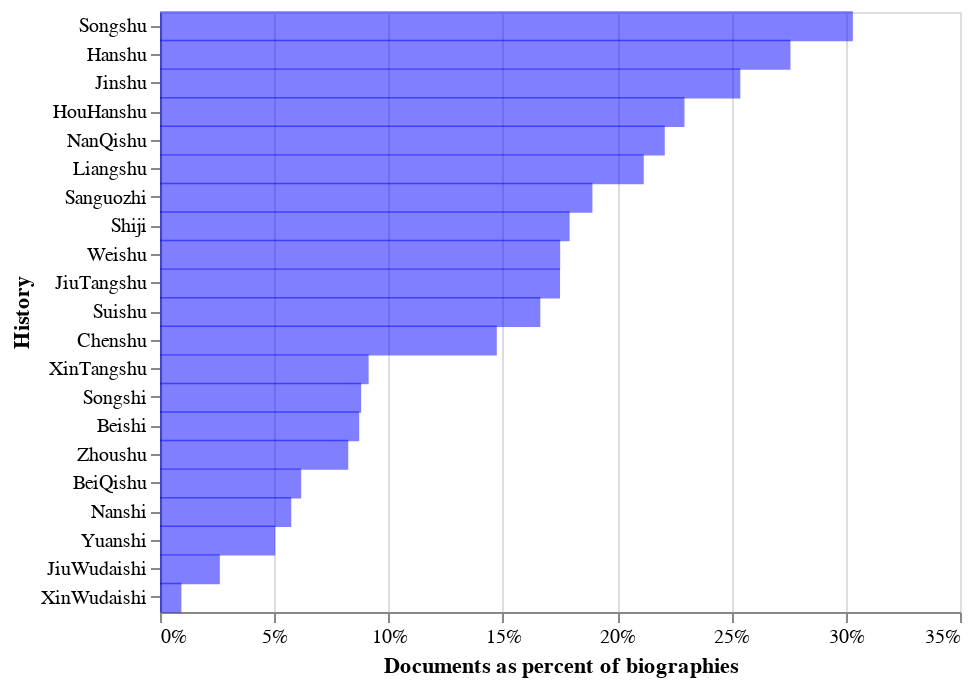

Here is the notebook cell this chart was saved with:
### Code cell
DocPercentageRanked

### Figure 1 — Vega-Lite specification as saved in the notebook (floating-point values rounded to 4 significant figures)
{"$schema": "https://vega.github.io/schema/vega-lite/v3.3.0.json", "config": {"mark": {"tooltip": null}, "view": {"height": 300, "width": 400}}, "data": {"name": "data-7bb8e0d40ba3855d11d58d246f61a7ee"}, "datasets": {"data-7bb8e0d40ba3855d11d58d246f61a7ee": [{"DocPercentage": 0.06176, "bookname": "BeiQishu", "commentaryChar": 0, "docsCharTotal": 13422, "docsTotal": 20, "grandChar": 217321, "iDocsCharM": 11259, "iDocsM": 12, "qDocsC": 0, "qDocsCharC": 0, "qDocsCharM": 2163, "qDocsM": 8}, {"DocPercentage": 0.08714, "bookname": "Beishi", "commentaryChar": 0, "docsCharTotal": 104066, "docsTotal": 198, "grandChar": 1194214, "iDocsCharM": 79844, "iDocsM": 111, "qDocsC": 0, "qDocsCharC": 0, "qDocsCharM": 24222, "qDocsM": 87}, {"DocPercentage": 0.1473, "bookname": "Chenshu", "commentaryChar": 0, "docsCharTotal": 22338, "docsTotal": 37, "grandChar": 151600, "iDocsCharM": 15122, "iDocsM": 14, "qDocsC": 0, "qDocsCharC": 0, "qDocsCharM": 7216, "qDocsM": 23}, {"DocPercentage": 0.2758, "bookname": "Hanshu", "commentaryChar": 0, "docsCharTotal": 174793, "docsTotal": 279, "grandChar": 633699, "iDocsCharM": 115276, "iDocsM": 110, "qDocsC": 0, "qDocsCharC": 0, "qDocsCharM": 59517, "qDocsM": 169}, {"DocPercentage": 0.2295, "bookname": "HouHanshu", "commentaryChar": 0, "docsCharTotal": 149138, "docsTotal": 279, "grandChar": 649958, "iDocsCharM": 84869, "iDocsM": 93, "qDocsC": 0, "qDocsCharC": 0, "qDocsCharM": 64269, "qDocsM": 186}, {"DocPercentage": 0.2539, "bookname": "Jinshu", "commentaryChar": 0, "docsCharTotal": 200762, "docsTotal": 342, "grandChar": 790750, "iDocsCharM": 150417, "iDocsM": 178, "qDocsC": 0, "qDocsCharC": 0, "qDocsCharM": 50345, "qDocsM": 164}, {"DocPercentage": 0.175, "bookname": "JiuTangshu", "commentaryChar": 0, "docsCharTotal": 269292, "docsTotal": 484, "grandChar": 1538613, "iDocsCharM": 230831, "iDocsM": 338, "qDocsC": 0, "qDocsCharC": 0, "qDocsCharM": 38461, "qDocsM": 146}, {"DocPercentage": 0.02618, "bookname": "JiuWudaishi", "commentaryChar": 0, "docsCharTotal": 12281, "docsTotal": 21, "grandChar": 469090, "iDocsCharM": 9043, "iDocsM": 9, "qDocsC": 0, "qDocsCharC": 0, "qDocsCharM": 3238, "qDocsM": 12}, {"DocPercentage": 0.2116, "bookname": "Liangshu", "commentaryChar": 0, "docsCharTotal": 63661, "docsTotal": 92, "grandChar": 300801, "iDocsCharM": 45658, "iDocsM": 40, "qDocsC": 0, "qDocsCharC": 0, "qDocsCharM": 18003, "qDocsM": 52}, {"DocPercentage": 0.2208, "bookname": "NanQishu", "commentaryChar": 0, "docsCharTotal": 54420, "docsTotal": 108, "grandChar": 246422, "iDocsCharM": 31032, "iDocsM": 38, "qDocsC": 0, "qDocsCharC": 0, "qDocsCharM": 23388, "qDocsM": 70}, {"DocPercentage": 0.05742, "bookname": "Nanshi", "commentaryChar": 0, "docsCharTotal": 41251, "docsTotal": 96, "grandChar": 718392, "iDocsCharM": 28864, "iDocsM": 54, "qDocsC": 0, "qDocsCharC": 0, "qDocsCharM": 12387, "qDocsM": 42}, {"DocPercentage": 0.1892, "bookname": "Sanguozhi", "commentaryChar": 335000, "docsCharTotal": 151581, "docsTotal": 326, "grandChar": 466238, "iDocsCharM": 28462, "iDocsM": 25, "qDocsC": 127, "qDocsCharC": 59123, "qDocsCharM": 63996, "qDocsM": 174}, {"DocPercentage": 0.1792, "bookname": "Shiji", "commentaryChar": 0, "docsCharTotal": 57510, "docsTotal": 94, "grandChar": 320906, "iDocsCharM": 35165, "iDocsM": 32, "qDocsC": 0, "qDocsCharC": 0, "qDocsCharM": 22345, "qDocsM": 62}, {"DocPercentage": 0.08799, "bookname": "Songshi", "commentaryChar": 0, "docsCharTotal": 227160, "docsTotal": 489, "grandChar": 2581534, "iDocsCharM": 149054, "iDocsM": 213, "qDocsC": 0, "qDocsCharC": 0, "qDocsCharM": 78106, "qDocsM": 276}, {"DocPercentage": 0.3031, "bookname": "Songshu", "commentaryChar": 0, "docsCharTotal": 158866, "docsTotal": 254, "grandChar": 524083, "iDocsCharM": 111375, "iDocsM": 114, "qDocsC": 0, "qDocsCharC": 0, "qDocsCharM": 47491, "qDocsM": 140}, {"DocPercentage": 0.1664, "bookname": "Suishu", "commentaryChar": 0, "docsCharTotal": 61021, "docsTotal": 95, "grandChar": 366717, "iDocsCharM": 52022, "iDocsM": 62, "qDocsC": 0, "qDocsCharC": 0, "qDocsCharM": 8999, "qDocsM": 33}, {"DocPercentage": 0.1751, "bookname": "Weishu", "commentaryChar": 0, "docsCharTotal": 151742, "docsTotal": 274, "grandChar": 866751, "iDocsCharM": 79618, "iDocsM": 76, "qDocsC": 0, "qDocsCharC": 0, "qDocsCharM": 72124, "qDocsM": 198}, {"DocPercentage": 0.09127, "bookname": "XinTangshu", "commentaryChar": 0, "docsCharTotal": 129017, "docsTotal": 265, "grandChar": 1413549, "iDocsCharM": 86603, "iDocsM": 126, "qDocsC": 0, "qDocsCharC": 0, "qDocsCharM": 42414, "qDocsM": 139}, {"DocPercentage": 0.009358, "bookname": "XinWudaishi", "commentaryChar": 0, "docsCharTotal": 2046, "docsTotal": 6, "grandChar": 218636, "iDocsCharM": 1262, "iDocsM": 3, "qDocsC": 0, "qDocsCharC": 0, "qDocsCharM": 784, "qDocsM": 3}, {"DocPercentage": 0.05038, "bookname": "Yuanshi", "commentaryChar": 0, "docsCharTotal": 40791, "docsTotal": 74, "grandChar": 809713, "iDocsCharM": 27106, "iDocsM": 23, "qDocsC": 0, "qDocsCharC": 0, "qDocsCharM": 13685, "qDocsM": 51}, {"DocPercentage": 0.08236, "bookname": "Zhoushu", "commentaryChar": 0, "docsCharTotal": 22885, "docsTotal": 42, "grandChar": 277868, "iDocsCharM": 21097, "iDocsM": 35, "qDocsC": 0, "qDocsCharC": 0, "qDocsCharM": 1788, "qDocsM": 7}]}, "encoding": {"tooltip": {"field": "DocPercentage", "type": "quantitative"}, "x": {"axis": {"format": "%", "title": "Documents as percent of biographies"}, "field": "DocPercentage", "type": "quantitative"}, "y": {"field": "bookname", "sort": {"field": "DocPercentage", "order": "descending"}, "title": "History", "type": "nominal"}}, "mark": {"color": "blue", "opacity": 0.5, "size": 15, "type": "bar"}}
